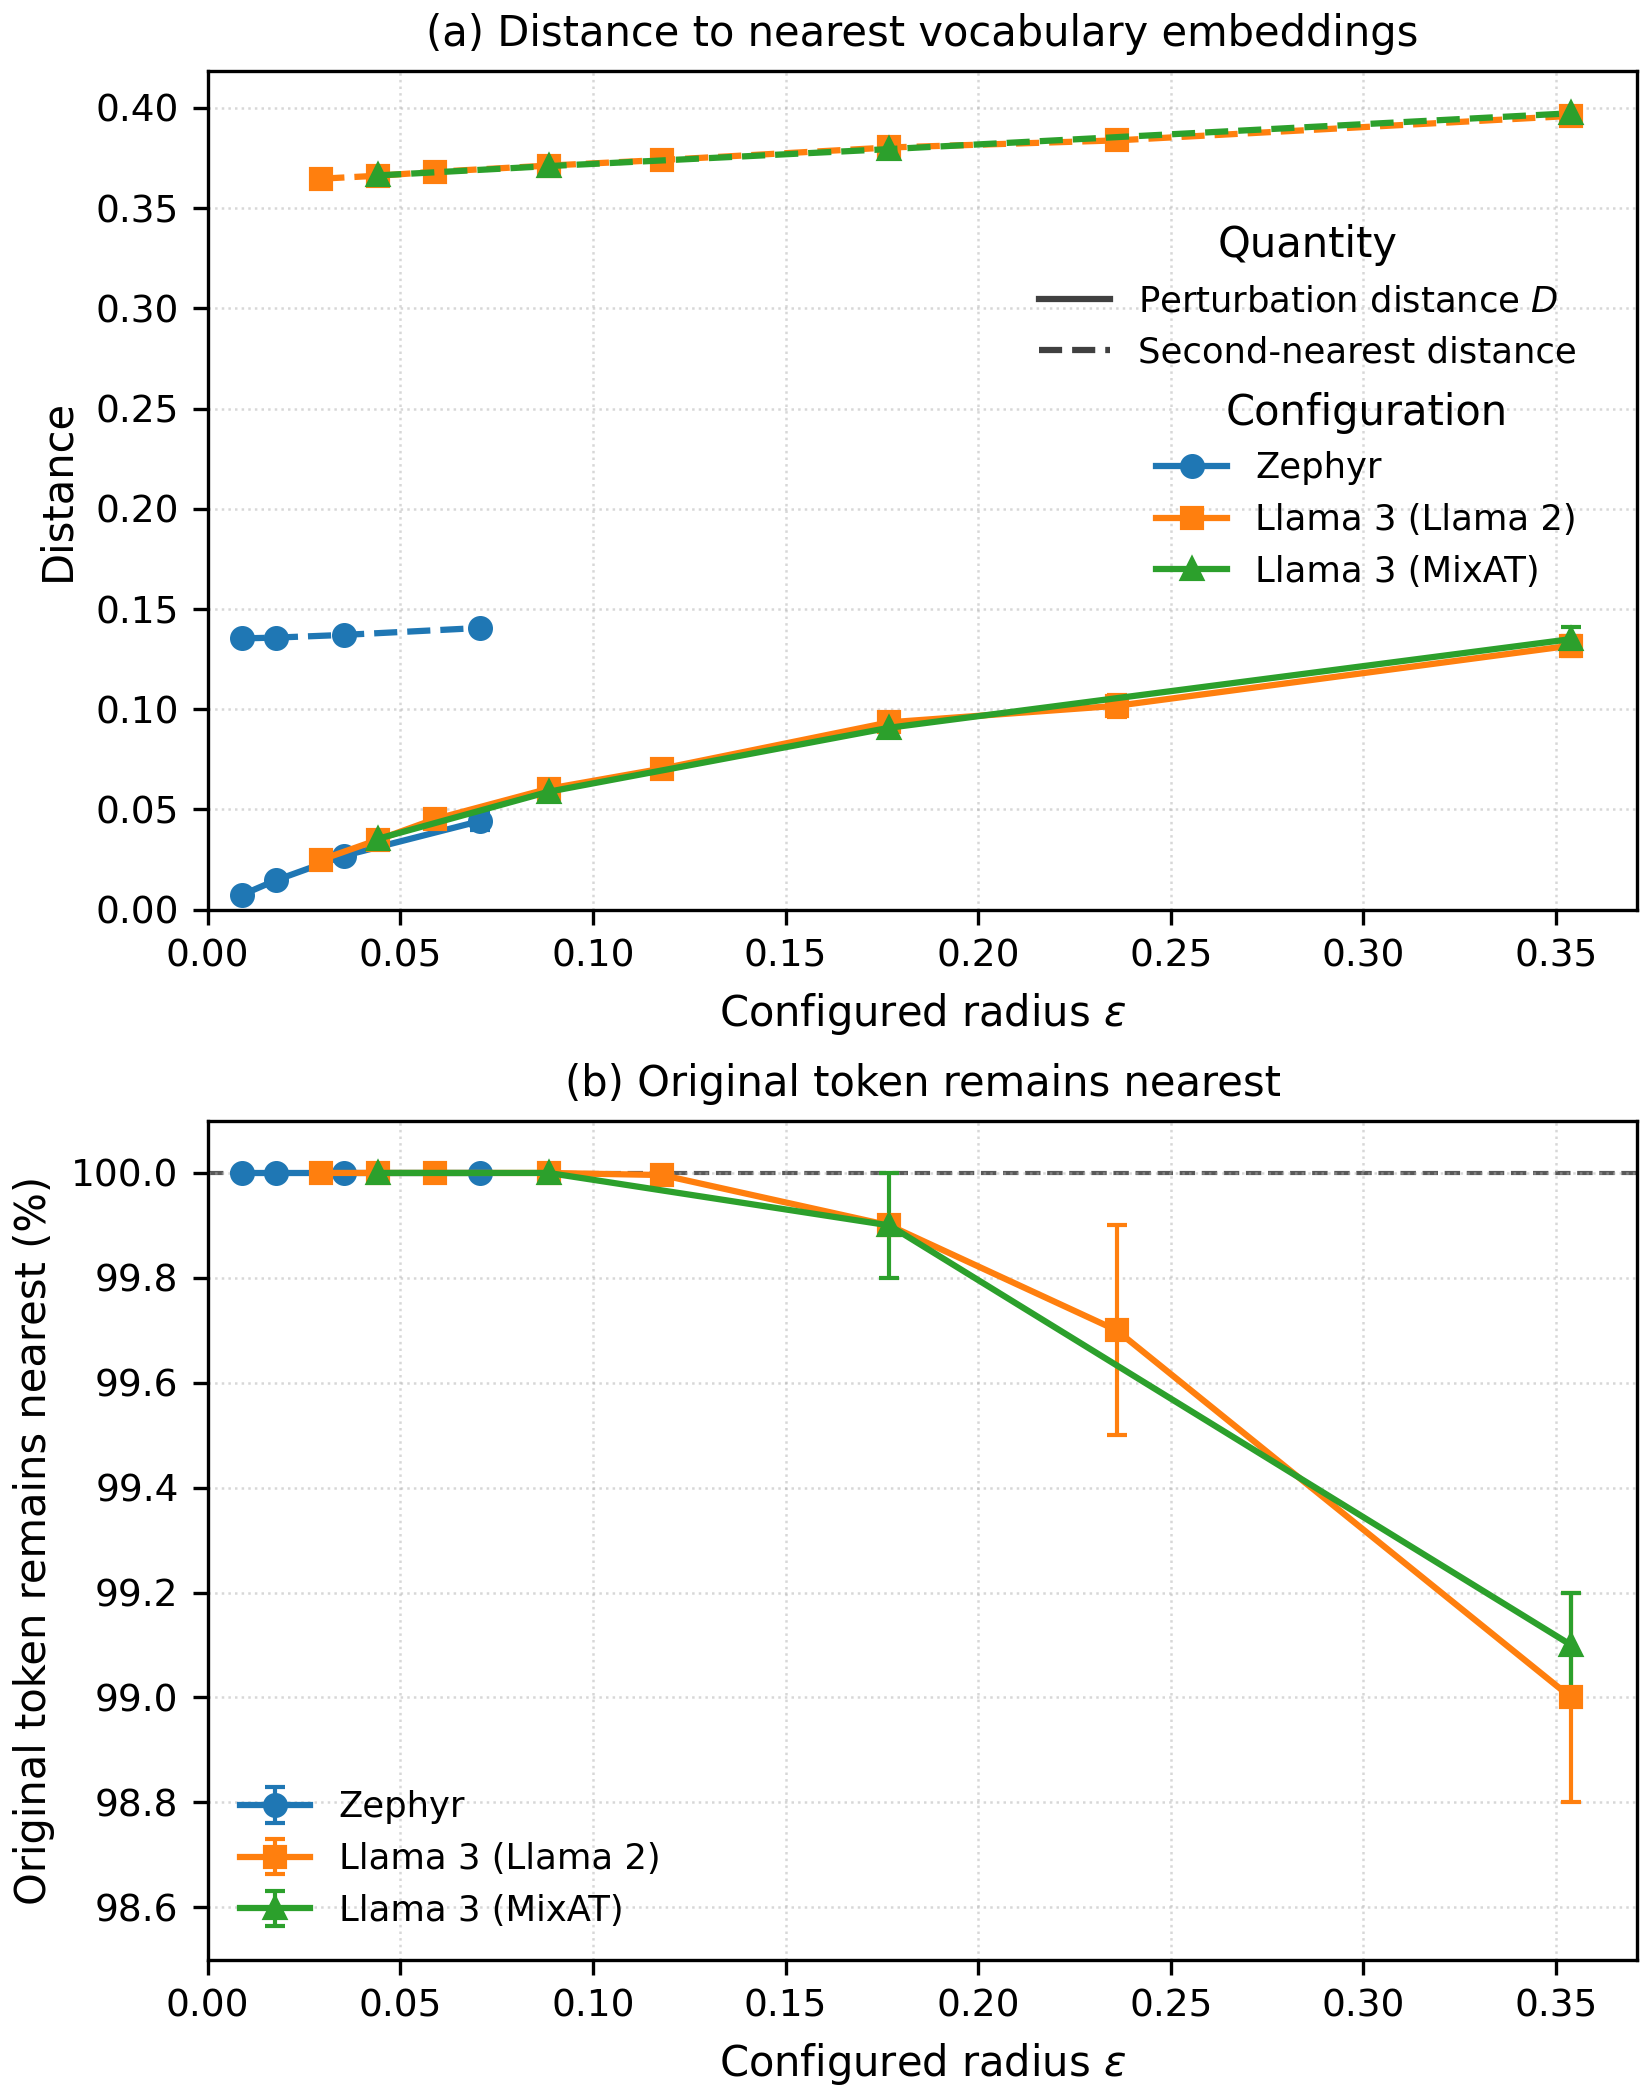

This figure's Python source:
from pathlib import Path

import matplotlib.pyplot as plt
from matplotlib.lines import Line2D
import numpy as np


# ---------------------------------------------------------------------
# Data
# ---------------------------------------------------------------------
# Columns:
#   epsilon,
#   D mean, D std,
#   Rank-2 mean, Rank-2 std,
#   Changed mean, Changed std
#
# Error bars are standard deviations across training seeds.

data = {
    "Zephyr": np.array([
        [0.00884, 0.00734, 0.00003, 0.13535, 0.00001, 0.00000, 0.00000],
        [0.01768, 0.01466, 0.00006, 0.13574, 0.00006, 0.00000, 0.00000],
        [0.03535, 0.02688, 0.00068, 0.13710, 0.00017, 0.00000, 0.00000],
        [0.07070, 0.04422, 0.00423, 0.14057, 0.00067, 0.00000, 0.00000],
    ]),

    "Llama 3 (Llama 2)": np.array([
        [0.02949, 0.02492, 0.00050, 0.36474, 0.00022, 0.00000, 0.00000],
        [0.04424, 0.03491, 0.00107, 0.36621, 0.00027, 0.00000, 0.00000],
        [0.05898, 0.04517, 0.00030, 0.36817, 0.00001, 0.00000, 0.00000],
        [0.08848, 0.06035, 0.00039, 0.37127, 0.00028, 0.00000, 0.00000],
        [0.11797, 0.07039, 0.00285, 0.37407, 0.00093, 0.00004, 0.00005],
        [0.17695, 0.09350, 0.00361, 0.38030, 0.00063, 0.00100, 0.00000],
        [0.23594, 0.10172, 0.00553, 0.38384, 0.00141, 0.00300, 0.00200],
        [0.35391, 0.13176, 0.00496, 0.39605, 0.00196, 0.01000, 0.00200],
    ]),

    "Llama 3 (MixAT)": np.array([
        [0.04424, 0.03539, 0.00045, 0.36637, 0.00017, 0.00000, 0.00000],
        [0.08848, 0.05884, 0.00232, 0.37101, 0.00080, 0.00000, 0.00000],
        [0.17695, 0.09078, 0.00334, 0.37950, 0.00068, 0.00100, 0.00100],
        [0.35391, 0.13500, 0.00616, 0.39738, 0.00174, 0.00900, 0.00100],
    ]),
}


# ---------------------------------------------------------------------
# Visual encoding
# ---------------------------------------------------------------------
# Configuration:
#   colour + marker
#
# Quantity in panel (a):
#   solid  = realised perturbation distance D
#   dashed = nearest-alternative distance

styles = {
    "Zephyr": {
        "color": "tab:blue",
        "marker": "o",
    },
    "Llama 3 (Llama 2)": {
        "color": "tab:orange",
        "marker": "s",
    },
    "Llama 3 (MixAT)": {
        "color": "tab:green",
        "marker": "^",
    },
}


# ---------------------------------------------------------------------
# Plot style
# ---------------------------------------------------------------------
plt.rcParams.update({
    "font.size": 10,
    "axes.labelsize": 10,
    "axes.titlesize": 10,
    "legend.fontsize": 8.5,
    "xtick.labelsize": 9,
    "ytick.labelsize": 9,
    "pdf.fonttype": 42,
    "ps.fonttype": 42,
})


# ---------------------------------------------------------------------
# Figure
# ---------------------------------------------------------------------
fig, (ax_dist, ax_remain) = plt.subplots(
    2,
    1,
    figsize=(5.5, 7.0),
    constrained_layout=True,
)


# =====================================================================
# Panel (a): perturbation and nearest-alternative distances
# =====================================================================
for label, values in data.items():

    epsilon = values[:, 0]

    D = values[:, 1]
    D_std = values[:, 2]

    rank2 = values[:, 3]
    rank2_std = values[:, 4]

    color = styles[label]["color"]
    marker = styles[label]["marker"]

    # -------------------------------------------------------------
    # Realised perturbation distance D
    # -------------------------------------------------------------
    ax_dist.errorbar(
        epsilon,
        D,
        yerr=D_std,
        color=color,
        marker=marker,
        linestyle="-",
        markersize=5,
        linewidth=1.5,
        elinewidth=1.0,
        capsize=2.5,
    )

    # -------------------------------------------------------------
    # Distance from perturbed point to nearest alternative
    # vocabulary embedding
    # -------------------------------------------------------------
    ax_dist.errorbar(
        epsilon,
        rank2,
        yerr=rank2_std,
        color=color,
        marker=marker,
        linestyle="--",
        markersize=5,
        linewidth=1.5,
        elinewidth=1.0,
        capsize=2.5,
    )


# ---------------------------------------------------------------------
# Panel (a): separate legends
# ---------------------------------------------------------------------

# Legend 1: configuration
configuration_handles = [
    Line2D(
        [0],
        [0],
        color=styles[label]["color"],
        marker=styles[label]["marker"],
        linestyle="-",
        linewidth=1.5,
        markersize=5,
        label=label,
    )
    for label in data
]

configuration_legend = ax_dist.legend(
    handles=configuration_handles,
    title="Configuration",
    frameon=False,
    loc="center right",
    bbox_to_anchor=(0.98, 0.5),
)

# Keep the first legend when adding the second.
ax_dist.add_artist(configuration_legend)


# Legend 2: quantity
quantity_handles = [
    Line2D(
        [0],
        [0],
        color="0.25",
        linestyle="-",
        linewidth=1.5,
        label=r"Perturbation distance $D$",
    ),
    Line2D(
        [0],
        [0],
        color="0.25",
        linestyle="--",
        linewidth=1.5,
        label="Second-nearest distance",
    ),
]

ax_dist.legend(
    handles=quantity_handles,
    title="Quantity",
    frameon=False,
    loc="center right",
    bbox_to_anchor=(0.98, 0.73),
)


# =====================================================================
# Panel (b): probability original token remains nearest
# =====================================================================
for label, values in data.items():

    epsilon = values[:, 0]

    changed = values[:, 5]
    changed_std = values[:, 6]

    # Convert Changed to percentage of positions for which the
    # original token remains the nearest vocabulary entry.
    remain = 100.0 * (1.0 - changed)
    remain_std = 100.0 * changed_std

    color = styles[label]["color"]
    marker = styles[label]["marker"]

    ax_remain.errorbar(
        epsilon,
        remain,
        yerr=remain_std,
        color=color,
        marker=marker,
        linestyle="-",
        markersize=5,
        linewidth=1.5,
        elinewidth=1.0,
        capsize=2.5,
        label=label,
    )


# ---------------------------------------------------------------------
# Full-retention reference
# ---------------------------------------------------------------------
ax_remain.axhline(
    100.0,
    linestyle="--",
    linewidth=1.0,
    color="0.35",
    zorder=0,
)


# =====================================================================
# Axis formatting
# =====================================================================

# Panel (a)
ax_dist.set_xlabel(r"Configured radius $\epsilon$")
ax_dist.set_ylabel("Distance")
ax_dist.set_title(
    "(a) Distance to nearest vocabulary embeddings"
)

ax_dist.set_xlim(left=0)
ax_dist.set_ylim(bottom=0)


# Panel (b)
ax_remain.set_xlabel(r"Configured radius $\epsilon$")
ax_remain.set_ylabel("Original token remains nearest (%)")
ax_remain.set_title(
    "(b) Original token remains nearest"
)

ax_remain.set_xlim(left=0)

# Deliberately truncated because the quantity of interest is a
# rare departure from 100%.
ax_remain.set_ylim(98.5, 100.1)


# ---------------------------------------------------------------------
# Grid
# ---------------------------------------------------------------------
for ax in (ax_dist, ax_remain):
    ax.grid(
        True,
        which="major",
        linestyle=":",
        linewidth=0.6,
        alpha=0.5,
    )
    ax.set_axisbelow(True)


# ---------------------------------------------------------------------
# Panel (b) legend
# ---------------------------------------------------------------------
ax_remain.legend(
    frameon=False,
    loc="lower left",
)


# ---------------------------------------------------------------------
# Save beside script
# ---------------------------------------------------------------------
output_dir = Path(__file__).resolve().parent

pdf_path = output_dir / "perturbation_position_vertical.pdf"
png_path = output_dir / "perturbation_position_vertical.png"

fig.savefig(
    pdf_path,
)

fig.savefig(
    png_path,
    dpi=300,
)

print(f"Saved: {pdf_path}")
print(f"Saved: {png_path}")

plt.show()
